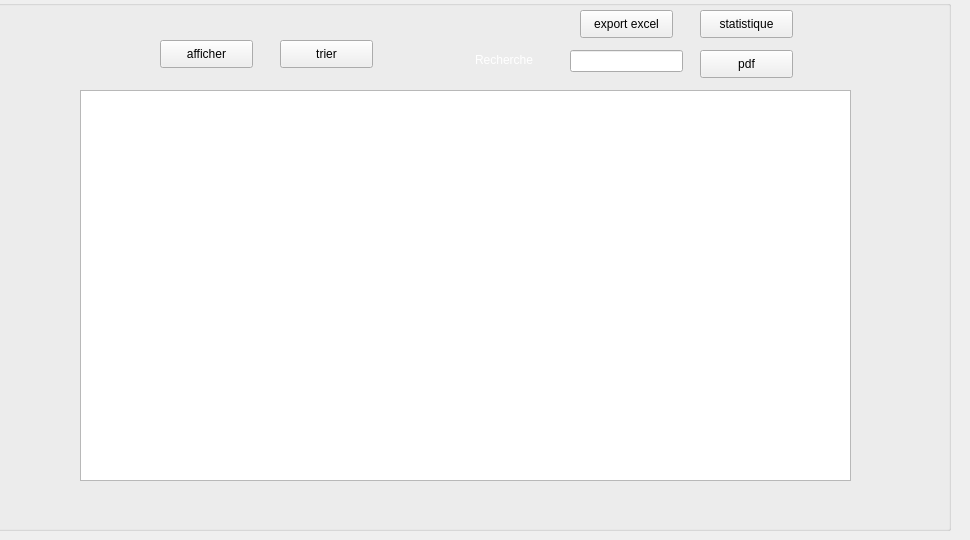
      <widget class="QWidget" name="widget">
       <attribute name="title">
        <string>afficher</string>
       </attribute>
       <widget class="QTableView" name="tab_invite">
        <property name="geometry">
         <rect>
          <x>80</x>
          <y>90</y>
          <width>771</width>
          <height>391</height>
         </rect>
        </property>
        <property name="styleSheet">
         <string notr="true">background-image: url(:/image/image/77.jpg);</string>
        </property>
       </widget>
       <widget class="QPushButton" name="pb_afficher">
        <property name="geometry">
         <rect>
          <x>160</x>
          <y>40</y>
          <width>93</width>
          <height>28</height>
         </rect>
        </property>
        <property name="styleSheet">
         <string notr="true"/>
        </property>
        <property name="text">
         <string>afficher</string>
        </property>
       </widget>
       <widget class="QPushButton" name="pb_trier">
        <property name="geometry">
         <rect>
          <x>280</x>
          <y>40</y>
          <width>93</width>
          <height>28</height>
         </rect>
        </property>
        <property name="styleSheet">
         <string notr="true"/>
        </property>
        <property name="text">
         <string>trier</string>
        </property>
       </widget>
       <widget class="QLineEdit" name="line_rech">
        <property name="geometry">
         <rect>
          <x>570</x>
          <y>50</y>
          <width>113</width>
          <height>22</height>
         </rect>
        </property>
        <property name="styleSheet">
         <string notr="true"/>
        </property>
       </widget>
       <widget class="QLabel" name="label_12">
        <property name="geometry">
         <rect>
          <x>475</x>
          <y>50</y>
          <width>71</width>
          <height>20</height>
         </rect>
        </property>
        <property name="styleSheet">
         <string notr="true">color: rgb(255, 255, 255);</string>
        </property>
        <property name="text">
         <string>Recherche</string>
        </property>
       </widget>
       <widget class="QPushButton" name="pb_pdf">
        <property name="geometry">
         <rect>
          <x>700</x>
          <y>50</y>
          <width>93</width>
          <height>28</height>
         </rect>
        </property>
        <property name="text">
         <string>pdf</string>
        </property>
       </widget>
       <widget class="QPushButton" name="pushButton_stat_lina">
        <property name="geometry">
         <rect>
          <x>700</x>
          <y>10</y>
          <width>93</width>
          <height>28</height>
         </rect>
        </property>
        <property name="text">
         <string>statistique</string>
        </property>
       </widget>
       <widget class="QPushButton" name="pushButton_excel">
        <property name="geometry">
         <rect>
          <x>580</x>
          <y>10</y>
          <width>93</width>
          <height>28</height>
         </rect>
        </property>
        <property name="text">
         <string>export excel</string>
        </property>
       </widget>
       <widget class="QGroupBox" name="groupBox_3">
        <property name="geometry">
         <rect>
          <x>-10</x>
          <y>0</y>
          <width>961</width>
          <height>531</height>
         </rect>
        </property>
        <property name="styleSheet">
         <string notr="true">background-image: url(:/image/image/3.jpg);</string>
        </property>
        <property name="title">
         <string/>
        </property>
       </widget>
       <zorder>groupBox_3</zorder>
       <zorder>tab_invite</zorder>
       <zorder>pb_afficher</zorder>
       <zorder>pb_trier</zorder>
       <zorder>line_rech</zorder>
       <zorder>label_12</zorder>
       <zorder>pb_pdf</zorder>
       <zorder>pushButton_stat_lina</zorder>
       <zorder>pushButton_excel</zorder>
      </widget>
